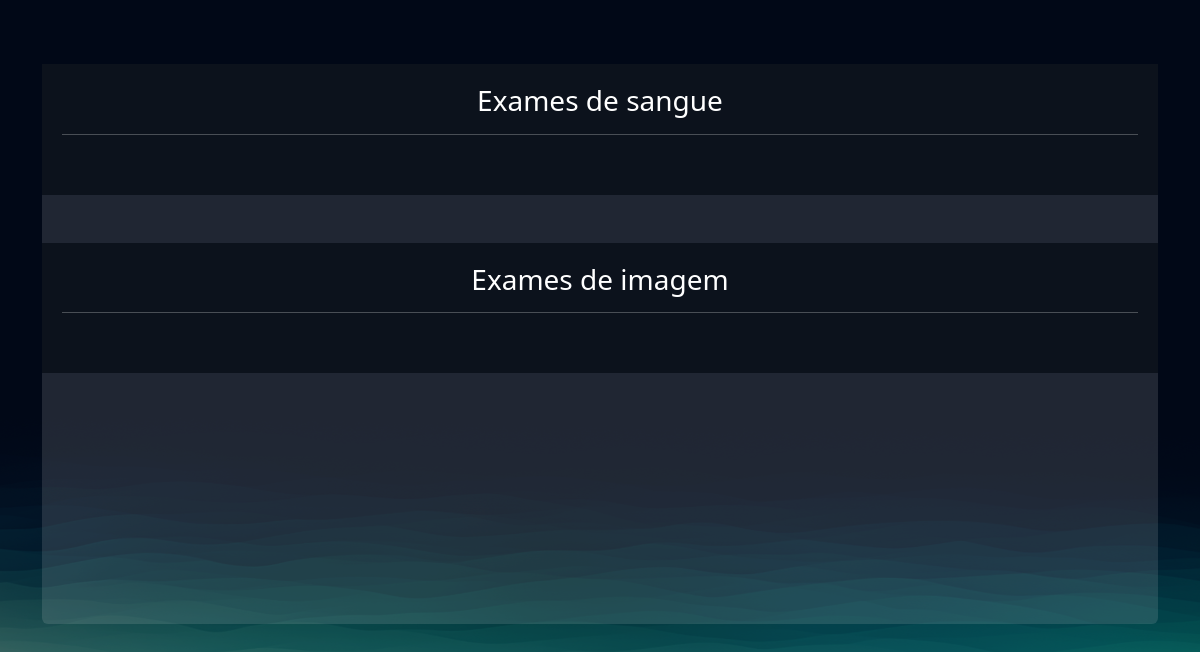
/empresarial/cliente/4 (signed in), run on an earlier commit of the app's database.
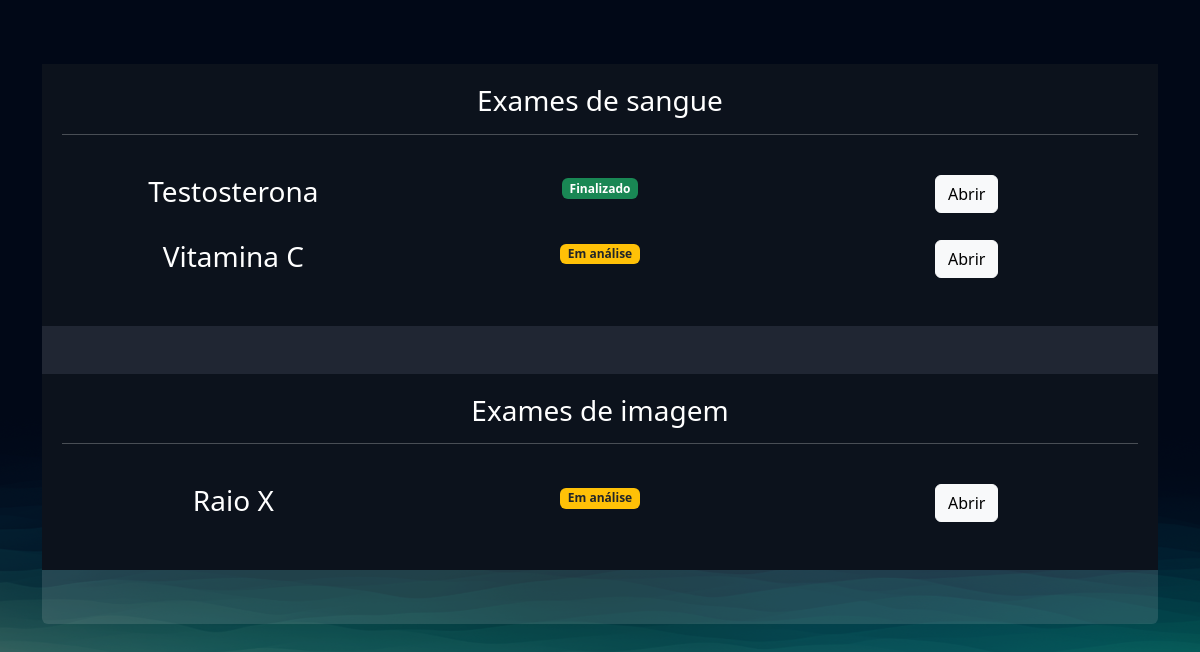
And on a later commit of the database.
### exames/models.py (models this page shows, shortened)
class SolicitacaoExame(models.Model):
    choice_status = (
        ('E', 'Em análise'),
        ('F', 'Finalizado')
    )
    usuario = models.ForeignKey(User, on_delete=models.DO_NOTHING)
    exame = models.ForeignKey(TiposExames, on_delete=models.DO_NOTHING)
    status = models.CharField(max_length=2, choices=choice_status)
    resultado = models.FileField(upload_to="resultados", null=True, blank=True)
    requer_senha = models.BooleanField(default=False)
    senha = models.CharField(max_length=16, null=True, blank=True)
    def badge_template(self):
        if self.status == "E":
            classes = 'bg-warning text-dark'
            texto = "Em análise"
        elif self.status == "F":
            classes = 'bg-success'
            texto = "Finalizado"
        return mark_safe(f'<span class="badge {classes}">{texto}</span>')

class TiposExames(models.Model):
    tipo_choices = (
        ('I', 'Exame de Imagem'),
        ('S', 'Exame de Sangue')
    )
    nome = models.CharField(max_length=50)
    tipo = models.CharField(max_length=1, choices=tipo_choices)
    preco = models.FloatField()
    disponivel = models.BooleanField(default=True)
    horario_inicial = models.IntegerField()
    horario_final = models.IntegerField()

### empresarial/views.py (the view)
# urls.py: path('cliente/<int:cliente_id>', views.cliente, name="cliente"),
@staff_member_required
def cliente(request, cliente_id):
    cliente = User.objects.get(id=cliente_id)
    exames = SolicitacaoExame.objects.filter(usuario=cliente)
    return render(request, 'cliente.html', {'cliente': cliente, 'exames': exames})

### empresarial/templates/cliente.html (shortened to what this page needs)
{% extends "bases/base.html" %}
{% load static %}
{% block 'head' %}
    <link href="{% static 'exames/css/css.css' %}" rel="stylesheet">
    <link href="{% static 'exames/css/gerenciar_pedidos.css' %}" rel="stylesheet">
    <link href="{% static 'exames/css/gerenciar_exames.css' %}" rel="stylesheet">
{% endblock 'head' %}
{% block 'conteudo' %}
    <br>
    <br>
    <div class="container">
        <div class="card card-view">
            <div class="sub-card">
                <h3>Exames de sangue</h3>
                <hr>
                <br>
                {% for exame in exames  %}
                    {% if  exame.exame.tipo == 'S'%}
                        <div class="row">
                            <div class="col-md"><h3>{{exame.exame.nome}}</h3></div>
                            <div class="col-md">{{exame.badge_template}}</div>
                            <div class="col-md">
                                <a href="{% url 'exame_cliente' exame.id %}" class="btn btn-light">Abrir</a>
                            </div>
                        </div>
                        <br>
                    {% endif %}
                {% endfor %}
            </div>
            <br>
            <br>
            <div class="sub-card">
                <h3>Exames de imagem</h3>
                <hr>
                <br>
                {% for exame in exames  %}
                    {% if  exame.exame.tipo == 'I'%}
                        <div class="row">
                            <div class="col-md"><h3>{{exame.exame.nome}}</h3></div>
                            <div class="col-md">{{exame.badge_template}}</div>
                            <div class="col-md"><a href="{% url 'exame_cliente' exame.id %}" class="btn btn-light">Abrir</a></div>
                        </div>
                        <br>
                    {% endif %}
                {% endfor %}
            </div>
        </div>
    </div>
{% endblock 'conteudo' %}

What changed in the data, as far as the page shows it:
added SolicitacaoExame: exame.nome "Testosterona", badge_template "Finalizado", shown under "Exames de sangue"
added SolicitacaoExame: exame.nome "Vitamina C", badge_template "Em análise", shown under "Exames de sangue"
added SolicitacaoExame: exame.nome "Raio X", badge_template "Em análise", shown under "Exames de imagem"
